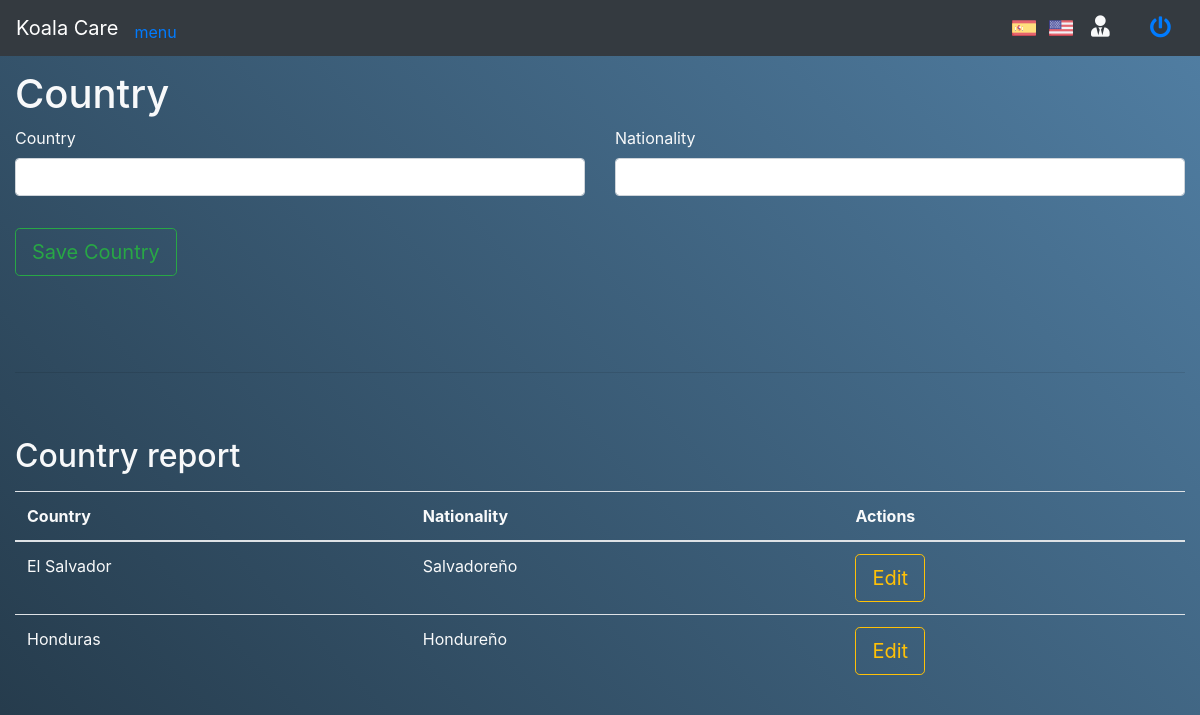
Page /Koalas_S/index.php/pais on the committed database.
### tables this page shows
CREATE TABLE `tbpaises` (
  `ID_Pais` int(11) NOT NULL,
  `Pais` varchar(50) NOT NULL,
  `Nacionalidad` varchar(50) NOT NULL
);

### Koalas_S/application/controllers/Pais.php (called while the page is built, shortened)
<?php
class Pais extends CI_Controller {
	public function __construct(){
		$this->load->model("tbpaises_model");
	}
	public function index()
	{
		$data["listPaises"] = $this->tbpaises_model->select_tbpaises_all();
		$this->load->view("Format/header");
		$this->load->view('Pais/PaisView', $data);
		$this->load->view("Format/footer");
	}
}

### Koalas_S/index.php (called while the page is built, shortened)
<?php
require_once BASEPATH.'core/CodeIgniter.php';

### Koalas_S/application/models/tbpaises_model.php (called while the page is built, shortened)
<?php
class tbpaises_model extends CI_Model{
	public function select_tbpaises_all(){
		$this->db->select('*');
		$this->db->from("tbpaises");
		$result = $this->db->get();
	    return $result->result();
	}
}

### Koalas_S/application/views/Pais/PaisView.php (the view, shortened to what this page needs)
<div class="container-fluid text-light">
    <div class="row">
        <div class="col-md-12">
            <h1>Country</h1>
        </div>
    </div>
    <div class="row h-100 align-items-center">
        <div class="col-12">
            <form action="<?= base_url() ?>index.php/Pais/newPais" method="POST" id="formPais">
                <div class="row mb-3">
                    <div class="col-6">
                        <div class="form-group">
                            <label for="txtPais">Country</label>
                            <input type="text" id="txtPais" name="txtPais" class="form-control">
                        </div>
                    </div>
                    <div class="col-6">
                        <div class="form-group">
                            <label for="txtNacionalidad">Nationality</label>
                            <input type="text" id="txtNacionalidad" name="txtNacionalidad" class="form-control">
                        </div>
                    </div>
                </div>
                <div class="row mb-3">
                    <div class="col-12">
                        <div class="form-group text-left" id="btnGuardar">
                            <button class="btn btn-outline-success btn-lg" type="submit">Save Country</button>
                        </div>
                    </div>
                </div>
            </form>
        </div>
    </div>
    <div class="row mb-5 mt-5">
        <div class="col-md-12">
            <hr>
        </div>
    </div>
    <div class="row">
        <div class="col-md-12">
            <div class="form-group">
                <h2>Country report</h2>
            </div>
        </div>
    </div>
    <div class="row">
        <div class="col-md-12">
            <table class="table nowrap">
                <thead>
                    <tr>
                        <th>Country</th>
                        <th>Nationality</th>
                        <th>Actions</th>
                    </tr>
                </thead>
                <tbody>
                    <?php foreach ($listPaises as $key_pais => $pais): ?>
                        <tr>
                            <td><?= $pais->Pais ?></td>
                            <td><?= $pais->Nacionalidad ?></td>
                            <td>
                                <button class="btn btn-outline-warning btn-lg" type="button" onclick="ChargePais('<?= $pais->ID_Pais ?>', '<?= $pais->Pais ?>', '<?= $pais->Nacionalidad ?>')">Edit</button>
                            </td>
                        </tr>
                    <?php endforeach ?>
                </tbody>
            </table>
        </div>
    </div>
</div>

### Koalas_S/assets/template/demo.css (style rules this page uses)
html,body,div,span,header,ul,li,a { margin:0;padding:0;border:0;font-size:100%;font:inherit;vertical-align:baseline }
html { height:100% }
body { font-family:'Raleway', sans-serif;text-align:center;color:#fffce1 }
h1,h2,h3,h4,h5,h6 { margin:0 }

### rows in the picture
tbpaises: Pais "El Salvador", Nacionalidad "Salvadoreño"
tbpaises: Pais "Honduras", Nacionalidad "Hondureño"
